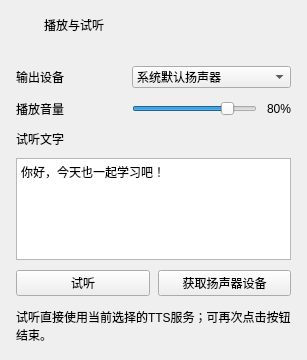
                                            <widget class="QFrame" name="playbackCard">
                                              <property name="uiCard" stdset="0">
                                                <bool>true</bool>
                                              </property>
                                              <layout class="QVBoxLayout" name="playbackCardLayout">
                                                <property name="leftMargin">
                                                  <number>0</number>
                                                </property>
                                                <property name="topMargin">
                                                  <number>0</number>
                                                </property>
                                                <property name="rightMargin">
                                                  <number>0</number>
                                                </property>
                                                <property name="bottomMargin">
                                                  <number>0</number>
                                                </property>
                                                <property name="spacing">
                                                  <number>0</number>
                                                </property>
                                                <item>
                                                  <widget class="QWidget" name="playbackCardHeading">
                                                    <property name="cardHeading" stdset="0">
                                                      <bool>true</bool>
                                                    </property>
                                                    <layout class="QHBoxLayout" name="playbackCardHeadingLayout" stretch="0,1">
                                                      <property name="leftMargin">
                                                        <number>14</number>
                                                      </property>
                                                      <property name="topMargin">
                                                        <number>14</number>
                                                      </property>
                                                      <property name="rightMargin">
                                                        <number>14</number>
                                                      </property>
                                                      <property name="bottomMargin">
                                                        <number>14</number>
                                                      </property>
                                                      <property name="spacing">
                                                        <number>9</number>
                                                      </property>
                                                      <item>
                                                        <widget class="QLabel" name="playbackCardIcon">
                                                          <property name="text">
                                                            <string />
                                                          </property>
                                                          <property name="wordWrap">
                                                            <bool>true</bool>
                                                          </property>
                                                          <property name="minimumSize">
                                                            <size>
                                                              <width>21</width>
                                                              <height>21</height>
                                                            </size>
                                                          </property>
                                                          <property name="maximumSize">
                                                            <size>
                                                              <width>21</width>
                                                              <height>21</height>
                                                            </size>
                                                          </property>
                                                          <property name="iconName" stdset="0">
                                                            <string>send</string>
                                                          </property>
                                                        </widget>
                                                      </item>
                                                      <item>
                                                        <widget class="QLabel" name="playbackCardTitle">
                                                          <property name="text">
                                                            <string>播放与试听</string>
                                                          </property>
                                                          <property name="wordWrap">
                                                            <bool>true</bool>
                                                          </property>
                                                          <property name="cardTitle" stdset="0">
                                                            <bool>true</bool>
                                                          </property>
                                                        </widget>
                                                      </item>
                                                    </layout>
                                                    <property name="minimumSize">
                                                      <size>
                                                        <width>0</width>
                                                        <height>50</height>
                                                      </size>
                                                    </property>
                                                    <property name="maximumSize">
                                                      <size>
                                                        <width>16777215</width>
                                                        <height>50</height>
                                                      </size>
                                                    </property>
                                                  </widget>
                                                </item>
                                                <item>
                                                  <widget class="QWidget" name="playbackCardBody">
                                                    <layout class="QGridLayout" name="playbackGrid">
                                                      <property name="leftMargin">
                                                        <number>16</number>
                                                      </property>
                                                      <property name="topMargin">
                                                        <number>16</number>
                                                      </property>
                                                      <property name="rightMargin">
                                                        <number>16</number>
                                                      </property>
                                                      <property name="bottomMargin">
                                                        <number>16</number>
                                                      </property>
                                                      <property name="spacing">
                                                        <number>12</number>
                                                      </property>
                                                      <item row="0" column="0">
                                                        <widget class="QLabel" name="speakerComboCaption">
                                                          <property name="text">
                                                            <string>输出设备</string>
                                                          </property>
                                                          <property name="wordWrap">
                                                            <bool>true</bool>
                                                          </property>
                                                          <property name="minimumSize">
                                                            <size>
                                                              <width>104</width>
                                                              <height>0</height>
                                                            </size>
                                                          </property>
                                                        </widget>
                                                      </item>
                                                      <item row="0" column="1">
                                                        <widget class="QComboBox" name="speakerCombo">
                                                          <property name="editable">
                                                            <bool>false</bool>
                                                          </property>
                                                          <item>
                                                            <property name="text">
                                                              <string>系统默认扬声器</string>
                                                            </property>
                                                          </item>
                                                          <item>
                                                            <property name="text">
                                                              <string>系统默认耳机</string>
                                                            </property>
                                                          </item>
                                                        </widget>
                                                      </item>
                                                      <item row="1" column="0">
                                                        <widget class="QLabel" name="outputVolumeSliderCaption">
                                                          <property name="text">
                                                            <string>播放音量</string>
                                                          </property>
                                                          <property name="wordWrap">
                                                            <bool>true</bool>
                                                          </property>
                                                          <property name="minimumSize">
                                                            <size>
                                                              <width>104</width>
                                                              <height>0</height>
                                                            </size>
                                                          </property>
                                                        </widget>
                                                      </item>
                                                      <item row="1" column="1">
                                                        <widget class="QWidget" name="outputVolumeSliderField">
                                                          <layout class="QHBoxLayout" name="outputVolumeSliderLayout" stretch="1,0">
                                                            <property name="leftMargin">
                                                              <number>0</number>
                                                            </property>
                                                            <property name="topMargin">
                                                              <number>0</number>
                                                            </property>
                                                            <property name="rightMargin">
                                                              <number>0</number>
                                                            </property>
                                                            <property name="bottomMargin">
                                                              <number>0</number>
                                                            </property>
                                                            <property name="spacing">
                                                              <number>10</number>
                                                            </property>
                                                            <item>
                                                              <widget class="QSlider" name="outputVolumeSlider"><property name="maximum"><number>100</number></property>
                                                                <property name="orientation">
                                                                  <enum>Qt::Orientation::Horizontal</enum>
                                                                </property>
                                                                <property name="value">
                                                                  <number>80</number>
                                                                </property>
                                                              </widget>
                                                            </item>
                                                            <item>
                                                              <widget class="QLabel" name="outputVolumeSliderValue">
                                                                <property name="text">
                                                                  <string>80%</string>
                                                                </property>
                                                                <property name="wordWrap">
                                                                  <bool>true</bool>
                                                                </property>
                                                              </widget>
                                                            </item>
                                                          </layout>
                                                        </widget>
                                                      </item>
                                                      <item row="2" column="0" colspan="2">
                                                        <widget class="QWidget" name="speechTestGroup">
                                                          <layout class="QVBoxLayout" name="speechTestLayout">
                                                            <property name="leftMargin">
                                                              <number>0</number>
                                                            </property>
                                                            <property name="topMargin">
                                                              <number>0</number>
                                                            </property>
                                                            <property name="rightMargin">
                                                              <number>0</number>
                                                            </property>
                                                            <property name="bottomMargin">
                                                              <number>0</number>
                                                            </property>
                                                            <property name="spacing">
                                                              <number>10</number>
                                                            </property>
                                                            <item>
                                                              <widget class="QLabel" name="speechTestCaption">
                                                                <property name="text">
                                                                  <string>试听文字</string>
                                                                </property>
                                                                <property name="wordWrap">
                                                                  <bool>true</bool>
                                                                </property>
                                                              </widget>
                                                            </item>
                                                            <item>
                                                              <widget class="QPlainTextEdit" name="speechTestEdit">
                                                                <property name="plainText">
                                                                  <string>你好，今天也一起学习吧！</string>
                                                                </property>
                                                                <property name="placeholderText">
                                                                  <string />
                                                                </property>
                                                                <property name="minimumSize">
                                                                  <size>
                                                                    <width>0</width>
                                                                    <height>72</height>
                                                                  </size>
                                                                </property>
                                                                <property name="maximumSize">
                                                                  <size>
                                                                    <width>16777215</width>
                                                                    <height>102</height>
                                                                  </size>
                                                                </property>
                                                              </widget>
                                                            </item>
                                                            <item>
                                                              <widget class="QWidget" name="speechTestActions">
                                                                <layout class="QHBoxLayout" name="speechTestActionsLayout">
                                                                  <property name="leftMargin">
                                                                    <number>0</number>
                                                                  </property>
                                                                  <property name="topMargin">
                                                                    <number>0</number>
                                                                  </property>
                                                                  <property name="rightMargin">
                                                                    <number>0</number>
                                                                  </property>
                                                                  <property name="bottomMargin">
                                                                    <number>0</number>
                                                                  </property>
                                                                  <property name="spacing">
                                                                    <number>8</number>
                                                                  </property>
                                                                  <item>
                                                                    <widget class="QPushButton" name="playSampleButton">
                                                                      <property name="text">
                                                                        <string>试听</string>
                                                                      </property>
                                                                      <property name="cursor">
                                                                        <cursorShape>PointingHandCursor</cursorShape>
                                                                      </property>
                                                                      <property name="accent" stdset="0">
                                                                        <string>blue</string>
                                                                      </property>
                                                                    </widget>
                                                                  </item>
                                                                  <item>
                                                                    <widget class="QPushButton" name="scanSpeakerButton"><property name="text"><string>获取扬声器设备</string></property><property name="accent" stdset="0"><string>pink</string></property></widget>
                                                                  </item>
                                                                </layout>
                                                              </widget>
                                                            </item>
                                                          </layout>
                                                        </widget>
                                                      </item>
                                                      <property name="sizeConstraint">
                                                        <enum>QLayout::SizeConstraint::SetMinimumSize</enum>
                                                      </property>
                                                    <item row="3" column="0" colspan="2"><widget class="QLabel" name="playbackStatus"><property name="text"><string>试听直接使用当前选择的TTS服务；可再次点击按钮结束。</string></property><property name="wordWrap"><bool>true</bool></property></widget></item>
</layout>
                                                  </widget>
                                                </item>
                                                <property name="sizeConstraint">
                                                  <enum>QLayout::SizeConstraint::SetMinimumSize</enum>
                                                </property>
                                              </layout>
                                            </widget>
